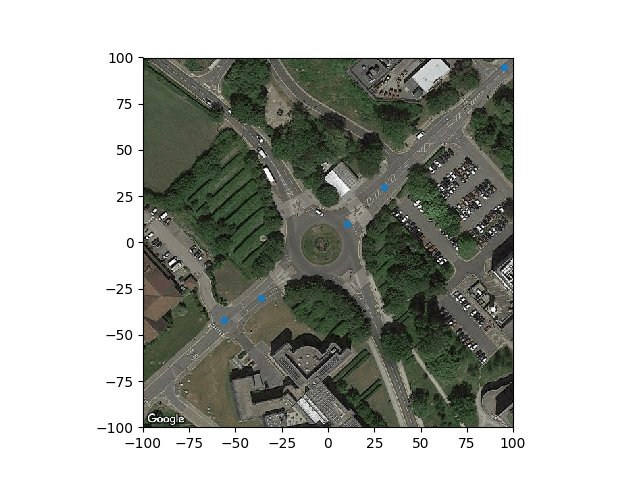

Source code (Python):
#! /usr/bin/env python
import matplotlib.pyplot as plt
from gmapsplot import GMapsPlot

center = (52.382882, -1.565237) # this will be the x,y origin
gmaps = GMapsPlot(api_key="GOOGLE_MAP_KEY", center=center, zoom=18, scale=1, size_meter=(200, 200))
gmaps.download()
fig, ax = gmaps.plot()
ax.scatter([-56, -36, 10, 30, 95], [-42, -30, 10, 30, 95], s=20)
plt.show()
